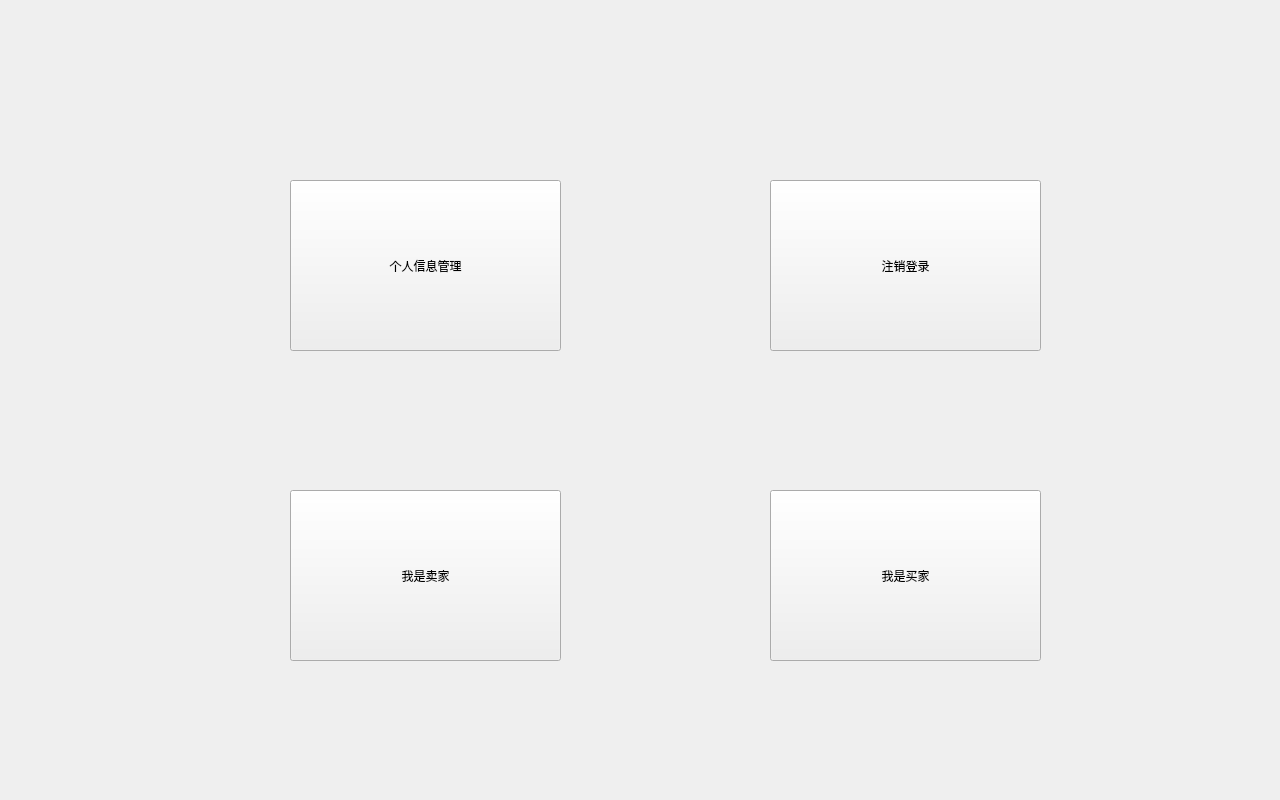
<?xml version="1.0" encoding="UTF-8"?>
<ui version="4.0">
 <class>UserWindow</class>
 <widget class="QWidget" name="UserWindow">
  <property name="geometry">
   <rect>
    <x>0</x>
    <y>0</y>
    <width>1280</width>
    <height>800</height>
   </rect>
  </property>
  <property name="windowTitle">
   <string>Form</string>
  </property>
  <widget class="QPushButton" name="seller">
   <property name="geometry">
    <rect>
     <x>290</x>
     <y>490</y>
     <width>271</width>
     <height>171</height>
    </rect>
   </property>
   <property name="text">
    <string>我是卖家</string>
   </property>
  </widget>
  <widget class="QPushButton" name="buyer">
   <property name="geometry">
    <rect>
     <x>770</x>
     <y>490</y>
     <width>271</width>
     <height>171</height>
    </rect>
   </property>
   <property name="text">
    <string>我是买家</string>
   </property>
  </widget>
  <widget class="QPushButton" name="person_information">
   <property name="geometry">
    <rect>
     <x>290</x>
     <y>180</y>
     <width>271</width>
     <height>171</height>
    </rect>
   </property>
   <property name="text">
    <string>个人信息管理</string>
   </property>
  </widget>
  <widget class="QPushButton" name="logout">
   <property name="geometry">
    <rect>
     <x>770</x>
     <y>180</y>
     <width>271</width>
     <height>171</height>
    </rect>
   </property>
   <property name="text">
    <string>注销登录</string>
   </property>
  </widget>
 </widget>
 <resources/>
 <connections/>
</ui>
